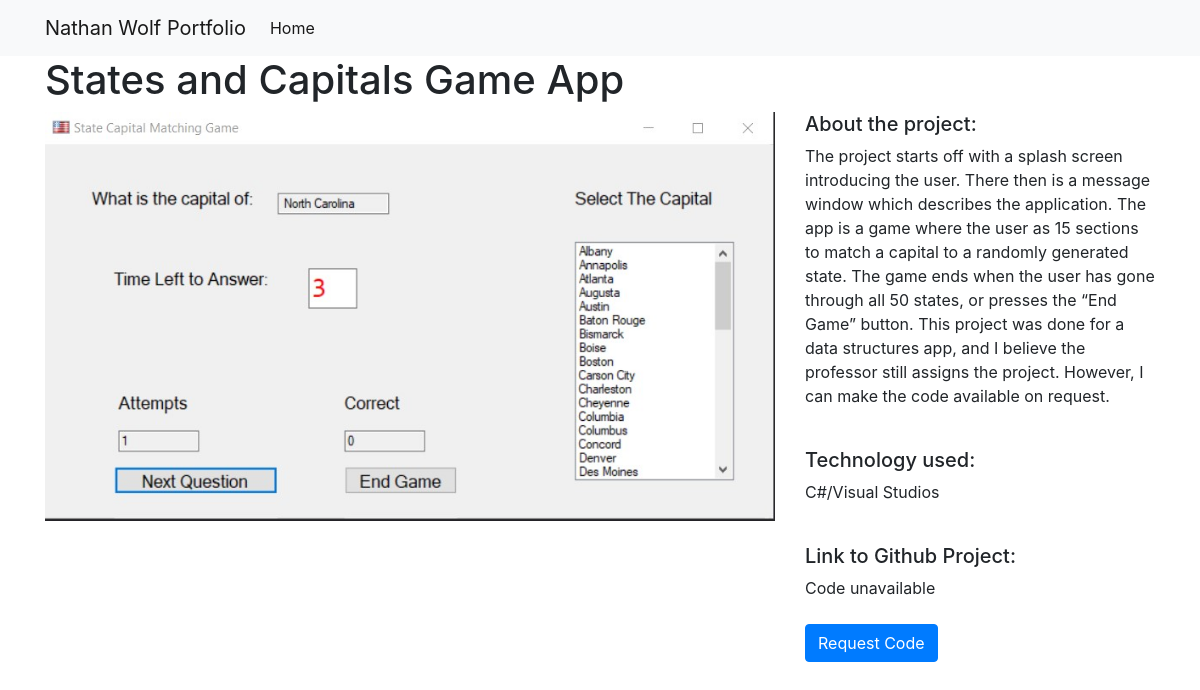
Page /2/ on the committed database.
### projects/models.py (models this page shows)
class Project(models.Model):
    title = models.CharField(max_length=100)
    description = models.TextField()
    short_description = models.TextField(default='')
    technology = models.CharField(max_length=20)
    image = models.ImageField(upload_to='images/')
    link = models.URLField(max_length=200,default='')
    code = models.BooleanField(default=True)

### projects/views.py (the view)
# urls.py: path("<int:pk>/",views.project_detail, name="project_detail"),
def project_detail(request,pk):
    project = Project.objects.get(pk=pk)
    context = {
        'project':project
    }
    return render(request, 'project_detail.html', context)

### projects/templates/project_detail.html
{% extends "base.html" %}
{% load static %}
{% block page_content %}
<h1>{{ project.title }}</h1>
<div class="row">
    <div class="col-md-8">
        <img src="{{ project.image.url}}" alt="" width="100%">
    </div>
    <div class="col-md-4">
        <h5>About the project:</h5>
        <p>{{ project.description }}</p>
        <br>
        <h5>Technology used:</h5>
        <p>{{ project.technology }}</p>
        <br>
        <h5>Link to Github Project:</h5>
        {% if project.code  %}
          <a href="{{ project.link }}" class="btn btn-secondary my-2">Github Project Link!</a>
        {% else %}
          <p>Code unavailable </p>
          <a href="mailto:nwolf1840@gmail.com" class="btn btn-primary my-2">Request Code</a>
        {% endif %}
    </div>
</div>
{% endblock %}

### rows in the picture
Project: title "States and Capitals Game App", image (picture), description "The project starts off with a splash screen introducing the user. There then is a message window which describes the application. The app is a game where the user as 15 sections to match a capital to a randomly generated state. The game ends when the user has gone through all 50 states, or presses the “End Game” button. This project was done for a data structures app, and I believe the professor still assigns the project. However, I can make the code available on request.", technology "C#/Visual Studios"
